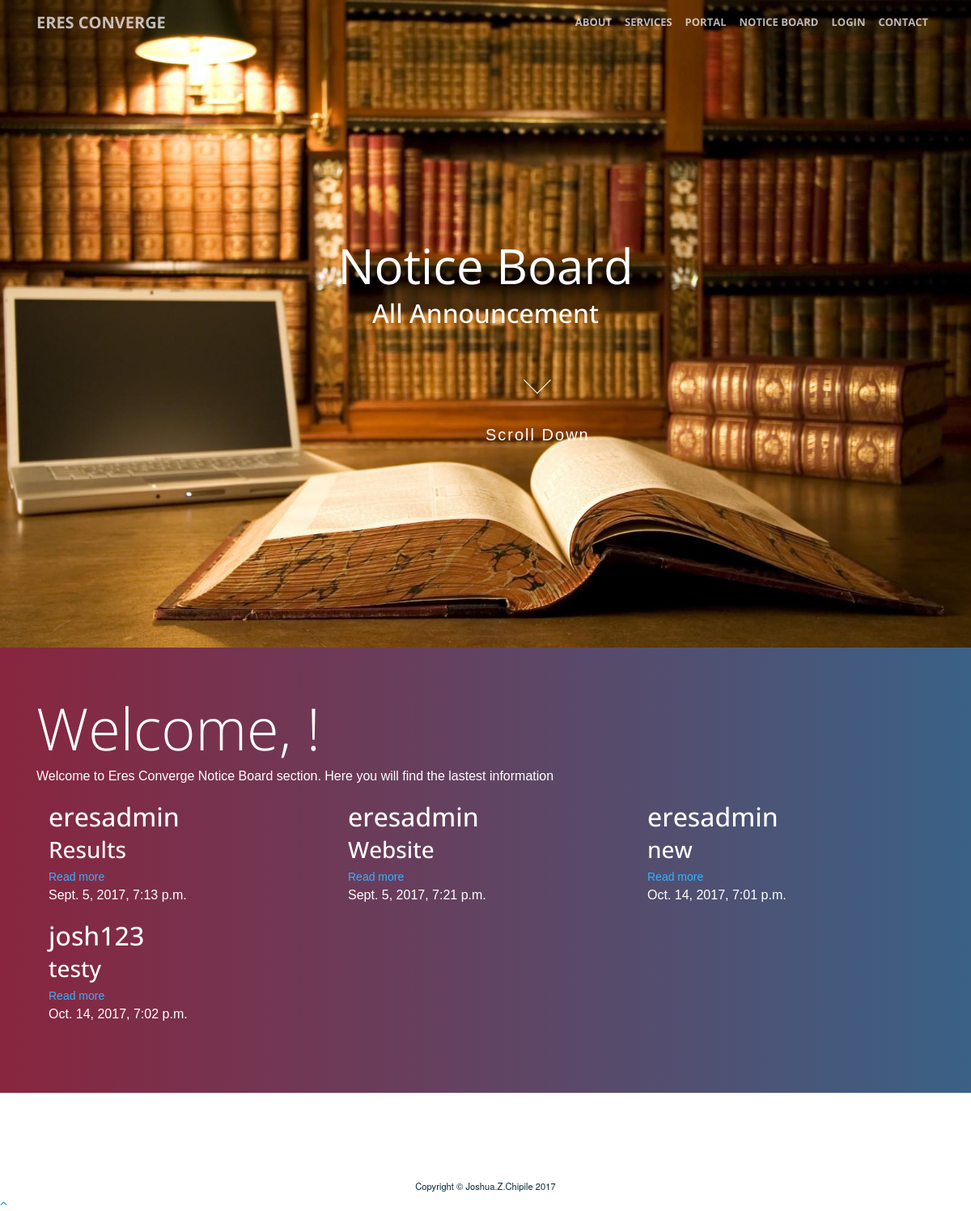
The page /board/ on the database as committed earlier.
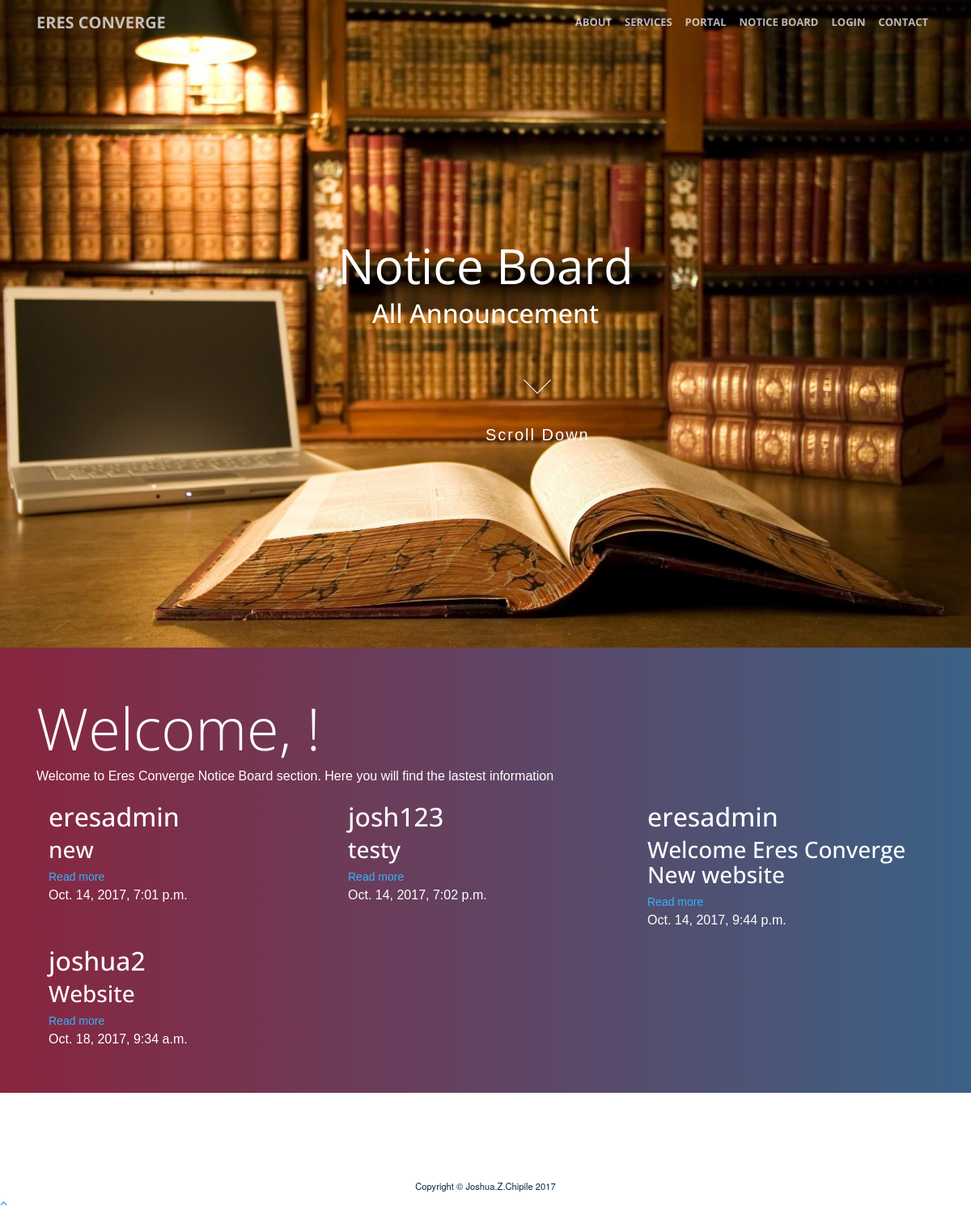
The same page on the database as committed later.
### eresapp/models.py (models this page shows, shortened)
class Post(models.Model):
    author = models.ForeignKey('auth.User')
    title = models.CharField(max_length=200)
    text  = models.TextField(max_length=400)
    created_date = models.DateTimeField( default=timezone.now)
    published_date = models.DateTimeField(blank=True, null=True)

### eresapp/views.py (the view)
# urls.py: url(r'^board/$', views.post_list, name='post_list'),
def post_list(request):
    posts = Post.objects.filter(published_date__lte=timezone.now()).order_by('published_date')
    return render(request, 'site/board.html', {'posts': posts})

### eresapp/templates/site/board.html
{% extends 'site/base2.html' %}
{% block content %}
    <header class="masthead">
        <div class="header-content">
            <div class="header-content-inner">
                <div class="animated fadeInUp" id="title_header">
                    Notice Board
                    <h2>All Announcement</h2>
		    <section id="noticeboard" class="demo">
  		      <a href="#notice"><span></span>Scroll Down</a>
		    </section>
                </div>
            </div>
        </div>
    </header>
 <section  id="contacts" id="notice">
       <div class="container">
         <h1 class="display-3">Welcome, {{user.username}}!</h1>
         <p>Welcome to Eres Converge Notice Board section. Here you will find the lastest information</p>
       <div class="container">
         <div class="row">
         {% for post in posts %}
           <div class="col-md-4">
             <h2>{{post.author}}</h2>
             <h3>{{post.title}}</h3>
             <a href="{% url 'post_detail' pk=post.pk %}">Read more</a>
              <p>{{post.published_date }}</p>
           </div>
           {% endfor %}
         </div>
       </div>
     </div>
 </section>
<section>
</section>
    <footer class="sticky-footer">
      <div class="container">
        <div class="text-center">
          <small>Copyright © Joshua.Z.Chipile 2017</small>
        </div>
      </div>
      <a class="scroll-to-top rounded" href="#page-top">
        <i class="fa fa-angle-up"></i>
      </a>
  </footer>
{% endblock %}

### eresapp/templates/site/base2.html (shortened to what this page needs)
{% load static %}
<!DOCTYPE html>
<html lang="en">
  <head>
      <link href="{% static 'css/css/bootstrap.min.css' %}" rel="stylesheet">
    <link href="{% static 'css/font-awesome.min.css' %}" rel="stylesheet" type="text/css">
  <link rel="stylesheet" href='{% static "css/magnific-popup.css"  %}'>
  <link rel="stylesheet" href='{% static "css/creative.min.css"  %}'>
    <link rel="stylesheet" href='{% static "css/main.css"  %}'>
  </head>
  <body id="page-top">
      <nav class="navbar navbar-expand-lg navbar-light fixed-top" id="mainNav">
          <div class="container">
            <a class="navbar-brand js-scroll-trigger" href="{% url 'home' %}">Eres Converge</a>
            <div class="collapse navbar-collapse" id="navbarResponsive">
              <ul class="navbar-nav ml-auto">
                <li class="nav-item">
                  <a class="nav-link js-scroll-trigger" href="{% url 'home'  %}#about">About</a>
                </li>
                <li class="nav-item">
                  <a class="nav-link js-scroll-trigger" href="{% url 'home'  %}#services">Services</a>
                </li>
                <li class="nav-item">
                  <a class="nav-link js-scroll-trigger" href="{% url 'dashboard' %}">Portal</a>
                </li>
                <li class="nav-item">
                  <a class="nav-link js-scroll-trigger" href="{% url 'post_list' %}">Notice Board</a>
                </li>
{% if not user.is_authenticated %}
                <li class="nav-item">
                  <a class="nav-link js-scroll-trigger" href="{% url 'login' %}">Login</a>
                </li>
{% endif  %}
                <li class="nav-item">
                  <a class="nav-link js-scroll-trigger" href="{% url 'home'  %}#directions">Contact</a>
                </li>
              </ul>
            </div>
          </div>
        </nav>
      {% block content %}
      {% endblock %}
        </body>
</html>

### eresapp/static/css/main.css (style rules this page uses)
body { color: #06283e; font-size: 14px; }
#title_header { margin: 0px; padding-top: 10%; font: 400 60px "Open Sans"; text-align: center; }
#contacts { font-family: 'Teko', sans-serif; padding-top: 60px; margin-bottom: -8%; width: 100%; width: 100vw; height: 550px; background: #3a6186; background: -webkit-linear-gradient(to left, #3a6186 , #89253e); background: linear-gradient(to left, #3a6186 , #89253e); color : #fff; }
ul { padding-left: 35%; }
li { font-size: 16px; text-align: left; }
.fa { color: #008cff; }
.demo a { position: absolute; bottom: 20px; left: 50%; z-index: 2; display: inline-block; -webkit-transform: translate(0, -50%); transform: translate(0, -50%); color: #fff; font : normal 400 20px/1 'Josefin Sans', sans-serif; letter-spacing: .1em; text-decoration: none; transition: opacity .3s; }
#noticeboard a { padding-top: 70px; }
#noticeboard a span { position: absolute; top: 0; left: 50%; width: 24px; height: 24px; margin-left: -12px; border-left: 1px solid #fff; border-bottom: 1px solid #fff; -webkit-transform: rotate(-45deg); transform: rotate(-45deg); -webkit-animation: sdb05 1.5s infinite; animation: sdb05 1.5s infinite; box-sizing: border-box; }

Rows that differ between the two databases and show on the page:
shown differently, row unchanged: Post "new": moves up the list
shown differently, row unchanged: Post "testy": moves up the list
changed Post: title "Results" → "Welcome Eres Converge New website"; published_date "Sept. 5, 2017, 7:13 p.m." → "Oct. 14, 2017, 9:44 p.m."
changed Post "Website": author "eresadmin" → "joshua2"; published_date "Sept. 5, 2017, 7:21 p.m." → "Oct. 18, 2017, 9:34 a.m."
